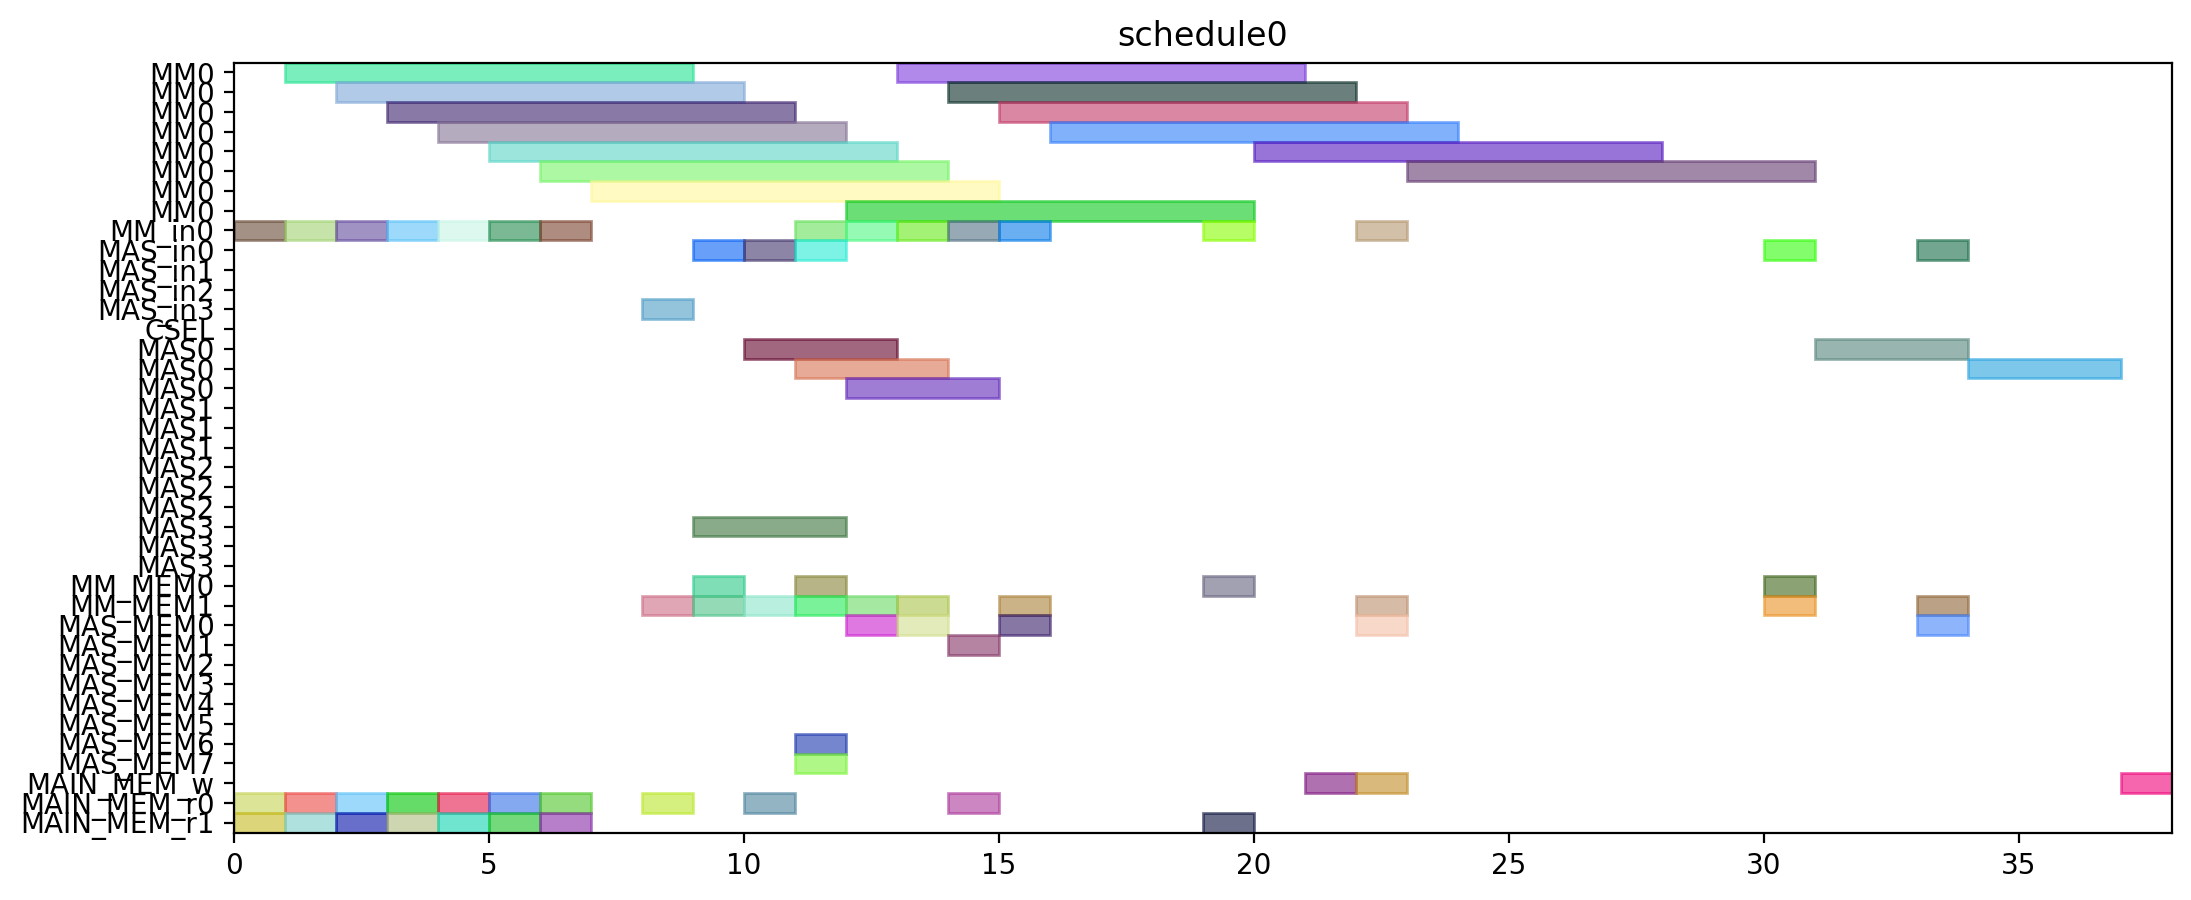

Write Python code to recreate this figure.
from pyschedule import Scenario, solvers, plotters, alt


def solve():
	horizon = 120
	S = Scenario("schedule0", horizon=horizon)

	# resource
	MM = S.Resources('MM', num=1, size=8)
	MM_in = S.Resources('MM_in', num=1)
	MAS_in = S.Resources('MAS_in', num=4)
	CSEL = S.Resource('CSEL')
	MAS = S.Resources('MAS', num=4, size=3, periods=range(1, horizon))
	MM_MEM = S.Resources('MM_MEM', num=2)
	MAS_MEM = S.Resources('MAS_MEM', num=8)
	MAIN_MEM_w = S.Resource('MAIN_MEM_w', size=1)
	MAIN_MEM_r = S.Resources('MAIN_MEM_r', num=2)

	# result of previous scheduling

	# new tasks
	r1 = S.Task('r1', length=8, delay_cost=1)
	r1 += alt(MM)
	r1_in = S.Task('r1_in', length=1, delay_cost=1)
	r1_in += alt(MM_in)
	S += r1_in*MM_in[0]<=r1*MM[0]
	r1_mem0 = S.Task('r1_mem0', length=1, delay_cost=1)
	r1_mem0 += MAIN_MEM_r[0]
	S += r1_mem0 <= r1

	r1_mem1 = S.Task('r1_mem1', length=1, delay_cost=1)
	r1_mem1 += MAIN_MEM_r[1]
	S += r1_mem1 <= r1

	r3 = S.Task('r3', length=8, delay_cost=1)
	r3 += alt(MM)
	r3_in = S.Task('r3_in', length=1, delay_cost=1)
	r3_in += alt(MM_in)
	S += r3_in*MM_in[0]<=r3*MM[0]
	r3_mem0 = S.Task('r3_mem0', length=1, delay_cost=1)
	r3_mem0 += MAIN_MEM_r[0]
	S += r3_mem0 <= r3

	r3_mem1 = S.Task('r3_mem1', length=1, delay_cost=1)
	r3_mem1 += MAIN_MEM_r[1]
	S += r3_mem1 <= r3

	r4 = S.Task('r4', length=8, delay_cost=1)
	r4 += alt(MM)
	r4_in = S.Task('r4_in', length=1, delay_cost=1)
	r4_in += alt(MM_in)
	S += r4_in*MM_in[0]<=r4*MM[0]
	r4_mem0 = S.Task('r4_mem0', length=1, delay_cost=1)
	r4_mem0 += MAIN_MEM_r[0]
	S += r4_mem0 <= r4

	r4_mem1 = S.Task('r4_mem1', length=1, delay_cost=1)
	r4_mem1 += MAIN_MEM_r[1]
	S += r4_mem1 <= r4

	r5 = S.Task('r5', length=8, delay_cost=1)
	r5 += alt(MM)
	r5_in = S.Task('r5_in', length=1, delay_cost=1)
	r5_in += alt(MM_in)
	S += r5_in*MM_in[0]<=r5*MM[0]
	r5_mem0 = S.Task('r5_mem0', length=1, delay_cost=1)
	r5_mem0 += MAIN_MEM_r[0]
	S += r5_mem0 <= r5

	r5_mem1 = S.Task('r5_mem1', length=1, delay_cost=1)
	r5_mem1 += MAIN_MEM_r[1]
	S += r5_mem1 <= r5

	r6 = S.Task('r6', length=8, delay_cost=1)
	r6 += alt(MM)
	r6_in = S.Task('r6_in', length=1, delay_cost=1)
	r6_in += alt(MM_in)
	S += r6_in*MM_in[0]<=r6*MM[0]
	r6_mem0 = S.Task('r6_mem0', length=1, delay_cost=1)
	r6_mem0 += MAIN_MEM_r[0]
	S += r6_mem0 <= r6

	r6_mem1 = S.Task('r6_mem1', length=1, delay_cost=1)
	r6_mem1 += MAIN_MEM_r[1]
	S += r6_mem1 <= r6

	r12 = S.Task('r12', length=8, delay_cost=1)
	r12 += alt(MM)
	r12_in = S.Task('r12_in', length=1, delay_cost=1)
	r12_in += alt(MM_in)
	S += r12_in*MM_in[0]<=r12*MM[0]
	r12_mem0 = S.Task('r12_mem0', length=1, delay_cost=1)
	r12_mem0 += MAIN_MEM_r[0]
	S += r12_mem0 <= r12

	r12_mem1 = S.Task('r12_mem1', length=1, delay_cost=1)
	r12_mem1 += MAIN_MEM_r[1]
	S += r12_mem1 <= r12

	r13 = S.Task('r13', length=8, delay_cost=1)
	r13 += alt(MM)
	r13_in = S.Task('r13_in', length=1, delay_cost=1)
	r13_in += alt(MM_in)
	S += r13_in*MM_in[0]<=r13*MM[0]
	r13_mem0 = S.Task('r13_mem0', length=1, delay_cost=1)
	r13_mem0 += MAIN_MEM_r[0]
	S += r13_mem0 <= r13

	r13_mem1 = S.Task('r13_mem1', length=1, delay_cost=1)
	r13_mem1 += MAIN_MEM_r[1]
	S += r13_mem1 <= r13

	r2 = S.Task('r2', length=3, delay_cost=1)
	r2 += alt(MAS)
	r2_in = S.Task('r2_in', length=1, delay_cost=1)
	r2_in += alt(MAS_in)
	S += r2_in*MAS_in[0]<=r2*MAS[0]

	S += r2_in*MAS_in[1]<=r2*MAS[1]

	S += r2_in*MAS_in[2]<=r2*MAS[2]

	S += r2_in*MAS_in[3]<=r2*MAS[3]

	r2_mem0 = S.Task('r2_mem0', length=1, delay_cost=1)
	r2_mem0 += alt(MM_MEM)
	S += (r1*MM[0])-1 < r2_mem0*MM_MEM[0]
	S += r2_mem0 <= r2

	r2_mem1 = S.Task('r2_mem1', length=1, delay_cost=1)
	r2_mem1 += alt(MM_MEM)
	S += (r1*MM[0])-1 < r2_mem1*MM_MEM[1]
	S += r2_mem1 <= r2

	r7 = S.Task('r7', length=3, delay_cost=1)
	r7 += alt(MAS)
	r7_in = S.Task('r7_in', length=1, delay_cost=1)
	r7_in += alt(MAS_in)
	S += r7_in*MAS_in[0]<=r7*MAS[0]

	S += r7_in*MAS_in[1]<=r7*MAS[1]

	S += r7_in*MAS_in[2]<=r7*MAS[2]

	S += r7_in*MAS_in[3]<=r7*MAS[3]

	r7_mem0 = S.Task('r7_mem0', length=1, delay_cost=1)
	r7_mem0 += alt(MM_MEM)
	S += (r5*MM[0])-1 < r7_mem0*MM_MEM[0]
	S += r7_mem0 <= r7

	r7_mem1 = S.Task('r7_mem1', length=1, delay_cost=1)
	r7_mem1 += alt(MM_MEM)
	S += (r6*MM[0])-1 < r7_mem1*MM_MEM[1]
	S += r7_mem1 <= r7

	r8 = S.Task('r8', length=3, delay_cost=1)
	r8 += alt(MAS)
	r8_in = S.Task('r8_in', length=1, delay_cost=1)
	r8_in += alt(MAS_in)
	S += r8_in*MAS_in[0]<=r8*MAS[0]

	S += r8_in*MAS_in[1]<=r8*MAS[1]

	S += r8_in*MAS_in[2]<=r8*MAS[2]

	S += r8_in*MAS_in[3]<=r8*MAS[3]

	r8_mem0 = S.Task('r8_mem0', length=1, delay_cost=1)
	r8_mem0 += MAIN_MEM_r[0]
	S += r8_mem0 <= r8

	r8_mem1 = S.Task('r8_mem1', length=1, delay_cost=1)
	r8_mem1 += alt(MM_MEM)
	S += (r4*MM[0])-1 < r8_mem1*MM_MEM[1]
	S += r8_mem1 <= r8

	r10 = S.Task('r10', length=3, delay_cost=1)
	r10 += alt(MAS)
	r10_in = S.Task('r10_in', length=1, delay_cost=1)
	r10_in += alt(MAS_in)
	S += r10_in*MAS_in[0]<=r10*MAS[0]

	S += r10_in*MAS_in[1]<=r10*MAS[1]

	S += r10_in*MAS_in[2]<=r10*MAS[2]

	S += r10_in*MAS_in[3]<=r10*MAS[3]

	r10_mem0 = S.Task('r10_mem0', length=1, delay_cost=1)
	r10_mem0 += MAIN_MEM_r[0]
	S += r10_mem0 <= r10

	r10_mem1 = S.Task('r10_mem1', length=1, delay_cost=1)
	r10_mem1 += alt(MM_MEM)
	S += (r4*MM[0])-1 < r10_mem1*MM_MEM[1]
	S += r10_mem1 <= r10

	r9 = S.Task('r9', length=8, delay_cost=1)
	r9 += alt(MM)
	r9_in = S.Task('r9_in', length=1, delay_cost=1)
	r9_in += alt(MM_in)
	S += r9_in*MM_in[0]<=r9*MM[0]
	r9_mem0 = S.Task('r9_mem0', length=1, delay_cost=1)
	r9_mem0 += MAIN_MEM_r[0]
	S += r9_mem0 <= r9

	r9_mem1 = S.Task('r9_mem1', length=1, delay_cost=1)
	r9_mem1 += alt(MAS_MEM)
	S += (r7*MAS[0])-1 < r9_mem1*MAS_MEM[1]
	S += (r7*MAS[1])-1 < r9_mem1*MAS_MEM[3]
	S += (r7*MAS[2])-1 < r9_mem1*MAS_MEM[5]
	S += (r7*MAS[3])-1 < r9_mem1*MAS_MEM[7]
	S += r9_mem1 <= r9

	r11 = S.Task('r11', length=8, delay_cost=1)
	r11 += alt(MM)
	r11_in = S.Task('r11_in', length=1, delay_cost=1)
	r11_in += alt(MM_in)
	S += r11_in*MM_in[0]<=r11*MM[0]
	r11_mem0 = S.Task('r11_mem0', length=1, delay_cost=1)
	r11_mem0 += alt(MAS_MEM)
	S += (r10*MAS[0])-1 < r11_mem0*MAS_MEM[0]
	S += (r10*MAS[1])-1 < r11_mem0*MAS_MEM[2]
	S += (r10*MAS[2])-1 < r11_mem0*MAS_MEM[4]
	S += (r10*MAS[3])-1 < r11_mem0*MAS_MEM[6]
	S += r11_mem0 <= r11

	r11_mem1 = S.Task('r11_mem1', length=1, delay_cost=1)
	r11_mem1 += alt(MAS_MEM)
	S += (r10*MAS[0])-1 < r11_mem1*MAS_MEM[1]
	S += (r10*MAS[1])-1 < r11_mem1*MAS_MEM[3]
	S += (r10*MAS[2])-1 < r11_mem1*MAS_MEM[5]
	S += (r10*MAS[3])-1 < r11_mem1*MAS_MEM[7]
	S += r11_mem1 <= r11

	PX_new = S.Task('PX_new', length=8, delay_cost=1)
	PX_new += alt(MM)
	PX_new_in = S.Task('PX_new_in', length=1, delay_cost=1)
	PX_new_in += alt(MM_in)
	S += PX_new_in*MM_in[0]<=PX_new*MM[0]
	S += 0<PX_new

	PX_new_w = S.Task('PX_new_w', length=1, delay_cost=1)
	PX_new_w += alt(MAIN_MEM_w)
	S += PX_new <= PX_new_w

	PX_new_mem0 = S.Task('PX_new_mem0', length=1, delay_cost=1)
	PX_new_mem0 += alt(MAS_MEM)
	S += (r2*MAS[0])-1 < PX_new_mem0*MAS_MEM[0]
	S += (r2*MAS[1])-1 < PX_new_mem0*MAS_MEM[2]
	S += (r2*MAS[2])-1 < PX_new_mem0*MAS_MEM[4]
	S += (r2*MAS[3])-1 < PX_new_mem0*MAS_MEM[6]
	S += PX_new_mem0 <= PX_new

	PX_new_mem1 = S.Task('PX_new_mem1', length=1, delay_cost=1)
	PX_new_mem1 += alt(MM_MEM)
	S += (r12*MM[0])-1 < PX_new_mem1*MM_MEM[1]
	S += PX_new_mem1 <= PX_new

	r14 = S.Task('r14', length=8, delay_cost=1)
	r14 += alt(MM)
	r14_in = S.Task('r14_in', length=1, delay_cost=1)
	r14_in += alt(MM_in)
	S += r14_in*MM_in[0]<=r14*MM[0]
	r14_mem0 = S.Task('r14_mem0', length=1, delay_cost=1)
	r14_mem0 += alt(MAS_MEM)
	S += (r2*MAS[0])-1 < r14_mem0*MAS_MEM[0]
	S += (r2*MAS[1])-1 < r14_mem0*MAS_MEM[2]
	S += (r2*MAS[2])-1 < r14_mem0*MAS_MEM[4]
	S += (r2*MAS[3])-1 < r14_mem0*MAS_MEM[6]
	S += r14_mem0 <= r14

	r14_mem1 = S.Task('r14_mem1', length=1, delay_cost=1)
	r14_mem1 += alt(MM_MEM)
	S += (r3*MM[0])-1 < r14_mem1*MM_MEM[1]
	S += r14_mem1 <= r14

	Z1_new = S.Task('Z1_new', length=8, delay_cost=1)
	Z1_new += alt(MM)
	Z1_new_in = S.Task('Z1_new_in', length=1, delay_cost=1)
	Z1_new_in += alt(MM_in)
	S += Z1_new_in*MM_in[0]<=Z1_new*MM[0]
	S += 0<Z1_new

	Z1_new_w = S.Task('Z1_new_w', length=1, delay_cost=1)
	Z1_new_w += alt(MAIN_MEM_w)
	S += Z1_new <= Z1_new_w

	Z1_new_mem0 = S.Task('Z1_new_mem0', length=1, delay_cost=1)
	Z1_new_mem0 += alt(MAS_MEM)
	S += (r2*MAS[0])-1 < Z1_new_mem0*MAS_MEM[0]
	S += (r2*MAS[1])-1 < Z1_new_mem0*MAS_MEM[2]
	S += (r2*MAS[2])-1 < Z1_new_mem0*MAS_MEM[4]
	S += (r2*MAS[3])-1 < Z1_new_mem0*MAS_MEM[6]
	S += Z1_new_mem0 <= Z1_new

	Z1_new_mem1 = S.Task('Z1_new_mem1', length=1, delay_cost=1)
	Z1_new_mem1 += alt(MM_MEM)
	S += (r13*MM[0])-1 < Z1_new_mem1*MM_MEM[1]
	S += Z1_new_mem1 <= Z1_new

	r15 = S.Task('r15', length=8, delay_cost=1)
	r15 += alt(MM)
	r15_in = S.Task('r15_in', length=1, delay_cost=1)
	r15_in += alt(MM_in)
	S += r15_in*MM_in[0]<=r15*MM[0]
	r15_mem0 = S.Task('r15_mem0', length=1, delay_cost=1)
	r15_mem0 += alt(MAS_MEM)
	S += (r8*MAS[0])-1 < r15_mem0*MAS_MEM[0]
	S += (r8*MAS[1])-1 < r15_mem0*MAS_MEM[2]
	S += (r8*MAS[2])-1 < r15_mem0*MAS_MEM[4]
	S += (r8*MAS[3])-1 < r15_mem0*MAS_MEM[6]
	S += r15_mem0 <= r15

	r15_mem1 = S.Task('r15_mem1', length=1, delay_cost=1)
	r15_mem1 += alt(MM_MEM)
	S += (r9*MM[0])-1 < r15_mem1*MM_MEM[1]
	S += r15_mem1 <= r15

	r16 = S.Task('r16', length=8, delay_cost=1)
	r16 += alt(MM)
	r16_in = S.Task('r16_in', length=1, delay_cost=1)
	r16_in += alt(MM_in)
	S += r16_in*MM_in[0]<=r16*MM[0]
	r16_mem0 = S.Task('r16_mem0', length=1, delay_cost=1)
	r16_mem0 += alt(MM_MEM)
	S += (r11*MM[0])-1 < r16_mem0*MM_MEM[0]
	S += r16_mem0 <= r16

	r16_mem1 = S.Task('r16_mem1', length=1, delay_cost=1)
	r16_mem1 += MAIN_MEM_r[1]
	S += r16_mem1 <= r16

	r17 = S.Task('r17', length=3, delay_cost=1)
	r17 += alt(MAS)
	r17_in = S.Task('r17_in', length=1, delay_cost=1)
	r17_in += alt(MAS_in)
	S += r17_in*MAS_in[0]<=r17*MAS[0]

	S += r17_in*MAS_in[1]<=r17*MAS[1]

	S += r17_in*MAS_in[2]<=r17*MAS[2]

	S += r17_in*MAS_in[3]<=r17*MAS[3]

	r17_mem0 = S.Task('r17_mem0', length=1, delay_cost=1)
	r17_mem0 += alt(MM_MEM)
	S += (r14*MM[0])-1 < r17_mem0*MM_MEM[0]
	S += r17_mem0 <= r17

	r17_mem1 = S.Task('r17_mem1', length=1, delay_cost=1)
	r17_mem1 += alt(MM_MEM)
	S += (r15*MM[0])-1 < r17_mem1*MM_MEM[1]
	S += r17_mem1 <= r17

	PY_new = S.Task('PY_new', length=3, delay_cost=1)
	PY_new += alt(MAS)
	PY_new_in = S.Task('PY_new_in', length=1, delay_cost=1)
	PY_new_in += alt(MAS_in)
	S += PY_new_in*MAS_in[0]<=PY_new*MAS[0]

	S += PY_new_in*MAS_in[1]<=PY_new*MAS[1]

	S += PY_new_in*MAS_in[2]<=PY_new*MAS[2]

	S += PY_new_in*MAS_in[3]<=PY_new*MAS[3]

	S += 0<PY_new

	PY_new_w = S.Task('PY_new_w', length=1, delay_cost=1)
	PY_new_w += alt(MAIN_MEM_w)
	S += PY_new <= PY_new_w

	PY_new_mem0 = S.Task('PY_new_mem0', length=1, delay_cost=1)
	PY_new_mem0 += alt(MAS_MEM)
	S += (r17*MAS[0])-1 < PY_new_mem0*MAS_MEM[0]
	S += (r17*MAS[1])-1 < PY_new_mem0*MAS_MEM[2]
	S += (r17*MAS[2])-1 < PY_new_mem0*MAS_MEM[4]
	S += (r17*MAS[3])-1 < PY_new_mem0*MAS_MEM[6]
	S += PY_new_mem0 <= PY_new

	PY_new_mem1 = S.Task('PY_new_mem1', length=1, delay_cost=1)
	PY_new_mem1 += alt(MM_MEM)
	S += (r16*MM[0])-1 < PY_new_mem1*MM_MEM[1]
	S += PY_new_mem1 <= PY_new

	solvers.mip.solve(S,msg=1,kind='CPLEX',ratio_gap=1.01)

	solution = [['hoge']*len(S.solution()[1]) for i in range(len(S.solution()))]
	for i in range(len(S.solution())):
		for j in range(len(S.solution()[i])):
			solution[i][j]=str(S.solution()[i][j])
	print(solution)

	cycles = int(solution[-1][3])

	pic_file_name = "/home/mfukuda/ABE/multiRAM_multiMAS_16mux/scheduling_result/stage8MM1_stage3MAS4/EP_YRECOVER/schedule0.png"
	if(S.solution() != []):
		plotters.matplotlib.plot(S,img_filename=pic_file_name, show_task_labels=False, fig_size=(cycles*0.25+3, 5))

	return solution
